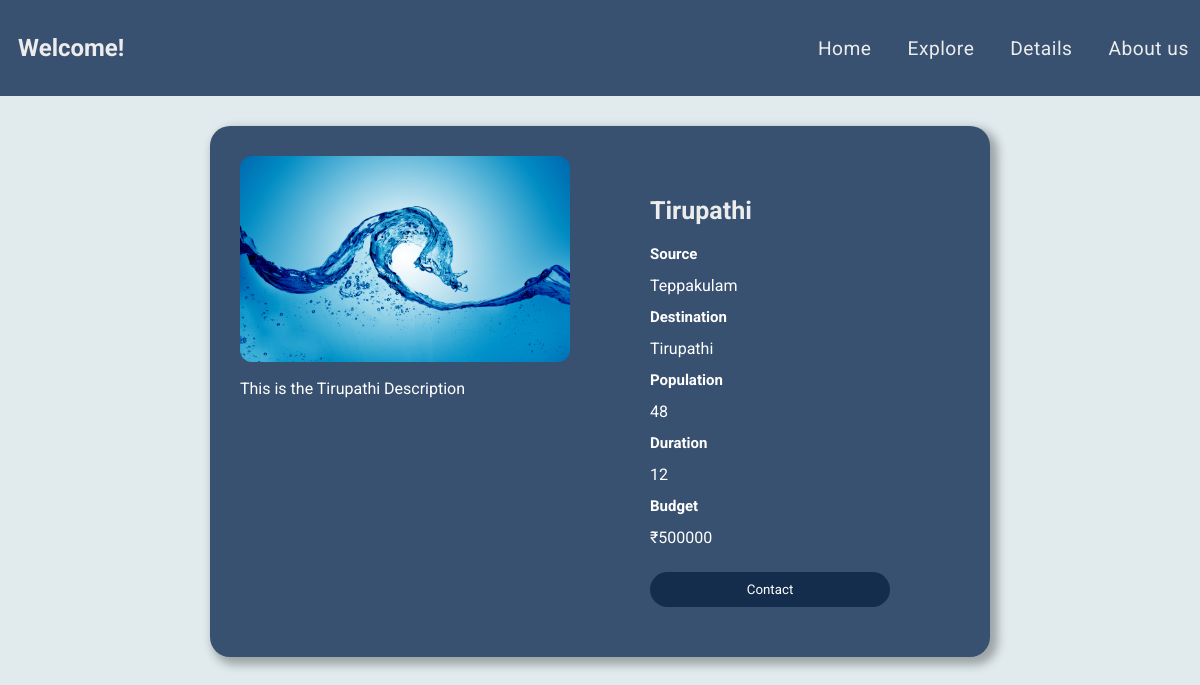
The page /user/view.php?table=1 on the database its author committed.
### tables this page shows
CREATE TABLE `package` (
  `id` int(11) NOT NULL,
  `Name` varchar(255) NOT NULL,
  `Description` varchar(255) NOT NULL,
  `image` varchar(255) NOT NULL,
  `Source` varchar(255) NOT NULL,
  `Destination` varchar(255) NOT NULL,
  `Duration` varchar(255) NOT NULL,
  `Population` int(255) NOT NULL,
  `Budget` int(255) NOT NULL,
  `Contact` bigint(255) NOT NULL,
  `created_at` timestamp NOT NULL DEFAULT current_timestamp() ON UPDATE current_timestamp()
);

### user/view.php (the view, shortened to what this page needs)
<!DOCTYPE html>
<html lang="en">
<head>
    <link rel="stylesheet" type="text/css" href="css/home.css">
    <link rel="stylesheet" type="text/css" href="css/view.css">
</head>
<body>
<?php include 'header.php'; ?>
<?php include 'connection.php'; ?>
<?php
$id = $_GET['table'];
$sql = "SELECT * FROM package WHERE id=$id";
$result = $con -> query($sql);
$row = $result -> fetch_assoc();
?>
<section>
    <div class="container flex">
      <div class="left">
        <div class="main_image">
          <img src="<?php echo "../admin/uploads/".$row['image']; ?>" class="slide">
        </div>
        <p><?php echo $row["Description"]; ?></p>
      </div>
      <div class="right">
        <h3><?php echo $row["Name"]; ?></h3>
        <h5>Source</h5>
        <div class="color flex1">
          <p><?php echo $row["Source"]; ?></p>
        </div>
        <h5>Destination</h5>
        <div class="color flex1">
          <p><?php echo $row["Destination"]; ?></p>
        </div>
        <h5>Population</h5>
        <div class="color flex1">
          <p><?php echo $row["Population"]; ?></p>
        </div>
        <h5>Duration</h5>
        <div class="color flex1">
          <p><?php echo $row["Duration"]; ?></p>
        </div>
        <h5>Budget</h5>
        <div class="color flex1">
          <p><?php echo "&#8377;".$row["Budget"]; ?></p>
        </div>
        <a href="#"><button>Contact</button></a>
        </div>
    </div>
  </section>
</body>
</html>

### user/header.php
<div class="header">
    <div class="title"><h3>Welcome!</h3></div>
    <div class="nav">
        <a href="home.php"class="sidebar">Home</a>
        <a href="input.html"class="sidebar">Explore</a>
        <a href="#"class="sidebar">Details</a>
        <a href="#"class="sidebar">About us</a>
    </div>
</div>

### user/css/home.css (style rules this page uses)
:root { --primary : #ececec; --secondary :#E1EBEE; --third: #385170; --fourth: #142d4c; --surface-color: #fff; --curve: 40; }
* { margin: 0; padding: 0; box-sizing: border-box; font-family: "Roboto", sans-serif; }
body { font-family: sans-serif; background: var(--secondary); }
.header { width: 100%; height:12vh; background: var(--third); display: flex; justify-content: space-between; padding: .7em; align-items: center; margin: auto; }
.title { width: 10vw; height: 15vh; display: flex; justify-content: center; align-items: center; }
.title h3 { font-size: 1.5em; color: var(--primary); }
.nav { justify-content: space-between; }
.nav a { font-size: 1.2em; color: var(--primary); }
.sidebar { color:black; text-decoration: none; margin-left: 32px; letter-spacing: 0.5px; position: relative; font-size: 18px; }
.sidebar::after { content: ""; position: absolute; left: 0; bottom: -5px; width: 0%; height: 2.5px; background-color: var(--primary); transition:0.4s linear; }

### user/css/view.css (style rules this page uses)
* { padding: 0; margin: 0; box-sizing: border-box; font-family: "Roboto", sans-serif; }
:root { --primary : #ececec; --secondary :#E1EBEE; --third: #385170; --fourth: #142d4c; }
body { font-family: sans-serif; background: var(--secondary); }
.container { max-width: 65%; margin: auto; margin-top: 2.5%; background: var(--third); border-radius: 20px; box-shadow: 5px 5px 10px 3px rgba(0, 0, 0, 0.3); }
.left, .right { width: 50%; padding: 30px; }
.flex { display: flex; justify-content: space-between; }
.flex1 { display: flex; }
.main_image>img { width: 100%; height: auto; border-radius: 12px; }
.right { padding: 50px 100px 50px 50px; }
h3 { color: var(--primary); margin: 20px 0 20px 0; font-size: 25px; }
h5, p, small { color: white; }
p { margin:10px 0 10px 0; line-height: 25px; }
h5 { font-size: 15px; }
button { width: 100%; padding: 10px; border: none; outline: none; background: var(--fourth); color: white; margin-top: 5%; border-radius: 30px; }

### rows shown on the page
package: image (picture), Description "This is the Tirupathi Description", Name "Tirupathi", Source "Teppakulam", Destination "Tirupathi", Population "48", Duration "12", Budget "500000"
